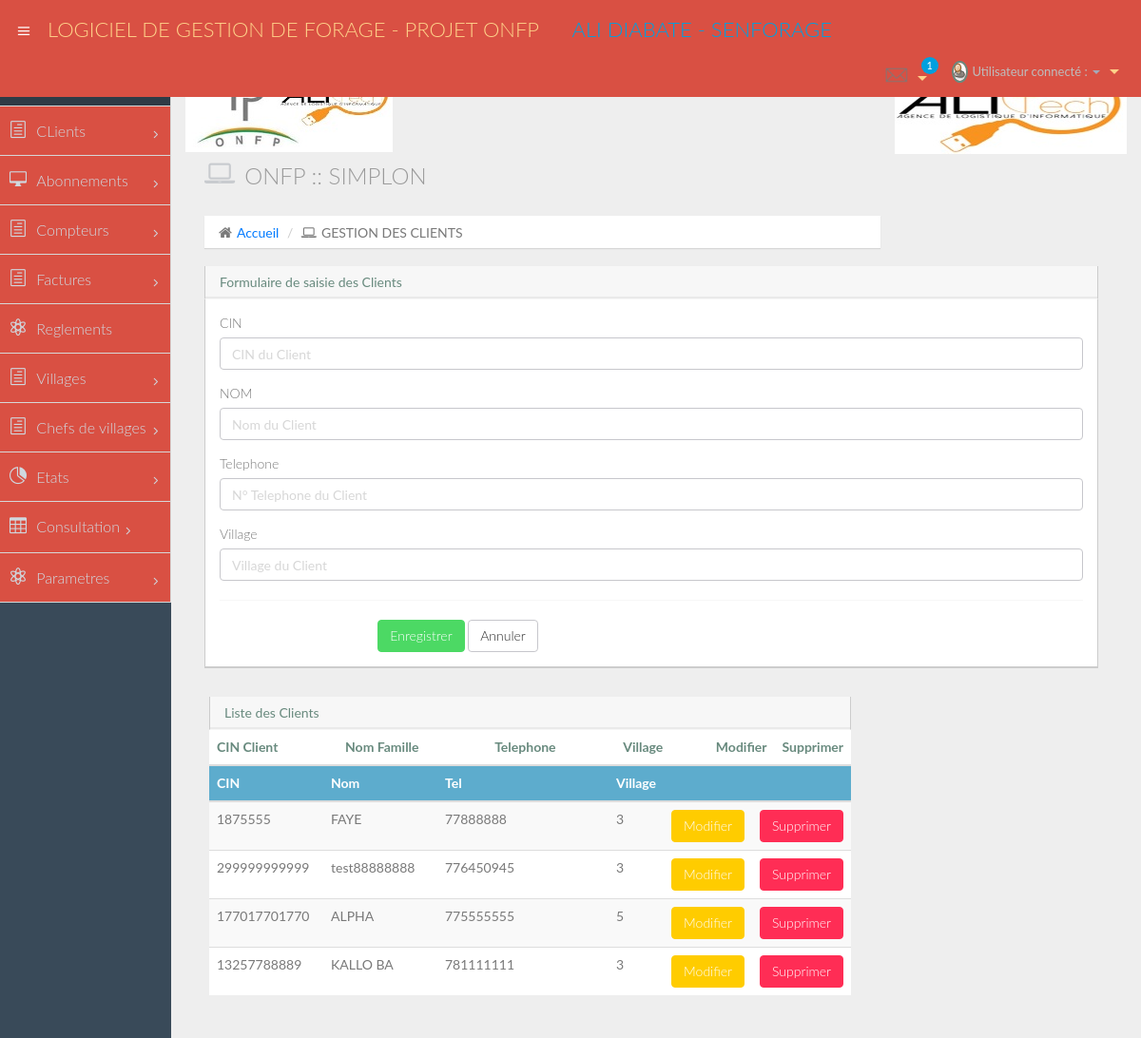
Page /view/client/index.php (signed in) on the committed database.
### tables this page shows
CREATE TABLE `client` (
  `Id` int(11) NOT NULL,
  `CIN` varchar(20) DEFAULT NULL,
  `Nom` varchar(20) NOT NULL,
  `Tel` varchar(9) NOT NULL,
  `IdVillage` int(11) NOT NULL
);

### controller/client.controller.php (called while the page is built, shortened)
<?php
require_once '../../model/client.php';
class clientController{
    public function __CONSTRUCT(){
        $this->model = new client();
    }
    public function Index(){
        require_once '../../view/client/client.php';
    }
}

### model/database.php (called while the page is built)
<?php
class Database
{
    public static function StartUp()
    {
        $pdo = new PDO('mysql:host=localhost;dbname=forage;charset=utf8', 'root', '');
        $pdo->setAttribute(PDO::ATTR_ERRMODE, PDO::ERRMODE_EXCEPTION);
        return $pdo;
    }
}

### model/client.php (called while the page is built, shortened)
<?php
class client
{
	private $pdo;
	public function __CONSTRUCT()
	{
		try
		{
			$this->pdo = Database::StartUp();
		}
		catch(Exception $e)
		{
			die($e->getMessage());
		}
	}
	public function Lister()
	{
		try
		{
			$stm = $this->pdo->prepare("SELECT * FROM client");
			$stm->execute();
			return $stm->fetchAll(PDO::FETCH_OBJ);
		}
		catch(Exception $e)
		{
			die($e->getMessage());
		}
	}
}

### view/client/client.php (the view, shortened to what this page needs)
<!DOCTYPE html>
<html lang="en">
  <head>
    <link href="../../assets/css/bootstrap.min.css" rel="stylesheet">
    <link href="../../assets/css/bootstrap-theme.css" rel="stylesheet">
    <link href="../../assets/css/elegant-icons-style.css" rel="stylesheet" />
    <link href="../../assets/css/font-awesome.min.css" rel="stylesheet" />
    <link href="../../assets/css/style.css" rel="stylesheet">
    <link href="../../assets/css/style-responsive.css" rel="stylesheet" />
	<link href="../../assets/css/jquery-ui-1.10.4.min.css" rel="stylesheet">
	<link href="../../assets/css/sweetalert.css" rel="stylesheet">
  </head>
  <body>
  <section id="container" class="">
       <?php include('../entete.php');?>
      <aside>
          <?php include('../haut.php');?>
      </aside>
      <section id="main-content">
          <section class="wrapper">
             <img src="../../img/dgcpt.jpg" align="middle">
              <img src="../../img/senegal_emergent.jpg" align="right">
			  <div class="row">
				<div class="col-lg-12">
					<h3 class="page-header"><i class="fa fa-laptop"></i> ONFP :: SIMPLON</h3>
					<ol class="breadcrumb">
						<li><i class="fa fa-home"></i><a href="../index.php">Accueil</a></li>
						<li><i class="fa fa-laptop"></i>GESTION DES CLIENTS </li>
					</ol>
				</div>
			</div>
 <div class="row">
                  <div class="col-lg-12">
                      <SECTION class="panel">
                          <HEADER class="panel-heading">
                           Formulaire de saisie des Clients
                         </HEADER>
                          <div class="panel-body">
                             <form id="frm-alumno" action="?c=client&a=Enregistrer" method="post" enctype="multipart/form-data">
                                <div class="form-group">
                                    <label>CIN</label>
                                    <input type="text" name="CIN" value="" class="form-control" placeholder="CIN du Client" required>
                                </div>
                                <div class="form-group">
                                    <label>NOM</label>
                                    <input type="text" name="Nom" value="" class="form-control" placeholder="Nom du Client" required>
                                </div>
                                <div class="form-group">
                                    <label>Telephone</label>
                                    <input type="text" name="Tel" value="" class="form-control" placeholder="N° Telephone du Client" required>
                                </div>
                                <div class="form-group">
                                    <label>Village</label>
                                    <input type="text" name="IdVillage" value="" class="form-control" placeholder="Village du Client" required>
                                </div>
                                <hr />
                                  <div class="form-group">
                                      <div class="col-lg-offset-2 col-lg-10">
                                          <BUTTON type="submit" name="submit" class="btn btn-success">Enregistrer</button>
                                           <a href="index.php" CLASS="btn btn-default">Annuler</a>
                                      </div>
                                  </div>
                              </form>
                          </div>  </div>
<div class="row">
                  <div class="col-lg-12">
                      <section class="panel">
            <header class="panel-heading">
                    Liste des Clients
            </header>
<table class="table table-striped table-advance table-hover">
<thead>
<tr>
    <th >CIN Client</th>
    <th >Nom Famille</th>
    <th >Telephone</th>
    <th >Village</th>
    <th width="53">Modifier</th>
    <th width="57">Supprimer</th>
</tr>
</thead>
<table class="table  table-striped  table-hover" id="tabla">
    <thead>
        <tr>
            <th style="width:120px; background-color: #5DACCD; color:#fff">CIN</th>
            <th style="width:120px; background-color: #5DACCD; color:#fff">Nom</th>
            <th style="width:180px; background-color: #5DACCD; color:#fff">Tel</th>
            <th style=" background-color: #5DACCD; color:#fff">Village</th>
            <th style="width:60px; background-color: #5DACCD; color:#fff"></th>
            <th style="width:60px; background-color: #5DACCD; color:#fff"></th>
        </tr>
    </thead>
    <tbody>
    <?php foreach($this->model->Lister() as $r): ?>
        <tr>
            <td><?php echo $r->CIN; ?></td>
            <td><?php echo $r->Nom; ?></td>
            <td><?php echo $r->Tel; ?></td>
            <td><?php echo $r->IdVillage; ?></td>
            <td>
                <a  class="btn btn-warning" href="?c=client&a=Crud&Id=<?php echo $r->Id; ?>">Modifier</a>
            </td>
            <td>
                <a  class="btn btn-danger" onclick="javascript:return confirm('Voulez vous supprimer cet enregistrement?');" href="?c=client&a=Supprimer&Id=<?php echo $r->Id; ?>">Supprimer</a>
            </td>
        </tr>
    <?php endforeach; ?>
    </tbody>
</table>
</body>
</html>

### view/client/index.php (shortened to what this page needs)
<?php
require_once '../../model/database.php';
if(!isset($_REQUEST['c']))
{
    $controller = new $controller;
    $controller->Index();
}

### view/entete.php (shortened to what this page needs)
<?php
require_once $_SERVER['DOCUMENT_ROOT']. '/forage/model/database.php';
  ?>
 <header class="header red-bg">
            <div class="toggle-nav">
 <div class="icon-reorder tooltips" data-original-title="Toggle Navigation" data-placement="bottom"><i class="icon_menu"></i></div>
            </div>
            <a href="index.php" class="logo">LOGICIEL DE GESTION DE FORAGE - PROJET ONFP <span class="lite">&nbsp;&nbsp;&nbsp;&nbsp; ALI DIABATE - SENFORAGE</span></a>
            <div class="top-nav notification-row">
                <ul class="nav pull-right top-menu">
                    <li id="mail_notificatoin_bar" class="dropdown">
                        <a data-toggle="dropdown" class="dropdown-toggle" href="#">
                            <i class="icon-envelope-l"></i>
                            <span class="badge bg-important">1</span>
                        </a>
                    </li>
                    <li class="dropdown">
                      <a data-toggle="dropdown" class="dropdown-toggle" href="#">
                        <span class="profile-ava">
                          <img alt="" src="../img/auteur.gif">
                        </span>
                        <span class="username">Utilisateur connecté : <?php echo $_SESSION['Id']; ?></span>
                        <b class="caret"></b>
                      </a>
                    </li>
                </ul>
            </div>
      </header>

### view/haut.php (shortened to what this page needs)
<div id="sidebar"  class="nav-collapse ">
              <ul class="sidebar-menu red-bg">
                <li class="active">
                        <A href="/forage/view/accueil.php" >
                          <span>Accueil</span>
                      </a>
				          <li class="sub-menu">
                      <A href="/forage/view/client/index.php" >
                          <i class="icon_document_alt"></i>
                          <span>CLients</span>
                          <span class="menu-arrow arrow_carrot-right"></span>
                      </a>
                  <li class="sub-menu">
                      <A href="/forage/view/abonnement/index.php" >
                          <i class="icon_desktop"></i>
                          <span>Abonnements</span>
                          <span class="menu-arrow arrow_carrot-right"></span>
                      </a>
                  <li class="sub-menu">
                      <A href="/forage/view/compteur/index.php" >
                          <i class="icon_document_alt"></i>
                          <span>Compteurs</span>
                          <span class="menu-arrow arrow_carrot-right"></span>
                      </a>
                  <li>
                  <li class="sub-menu">
                      <A href="/forage/view/facture/index.php" >
                          <i class="icon_document_alt"></i>
                          <span>Factures</span>
                          <span class="menu-arrow arrow_carrot-right"></span>
                      </a>
                  <li>
                      <A href="/forage/view/paiement/index.php" >
                          <i class="icon_genius"></i>
                          <span>Reglements</span>
                      </a>
                  <li class="sub-menu">
                      <A href="/forage/view/village/index.php" >
                          <i class="icon_document_alt"></i>
                          <span>Villages</span>
                          <span class="menu-arrow arrow_carrot-right"></span>
                      </a>
                  <li>
                    <li class="sub-menu">
                      <A href="/forage/view/chefvillage/index.php" >
                          <i class="icon_document_alt"></i>
                          <span>Chefs de villages</span>
                          <span class="menu-arrow arrow_carrot-right"></span>
                      </a>
                  <li>
                  <li class="sub-menu">
                       <A href="javascript:;" >
                          <i class="icon_piechart"></i>
                          <span>Etats</span>
                           <span class="menu-arrow arrow_carrot-right"></span>
                      </a>
                  <li class="sub-menu">
                      <A href="javascript:;" >
                          <i class="icon_table"></i>
                          <span>Consultation</SPA-N>
                          <span class="menu-arrow arrow_carrot-right"></span>
                      </a>
                  <li class="sub-menu">
                      <A href="javascript:;" >
                          <i class="icon_genius"></i>
                          <span>Parametres</span>
                          <span class="menu-arrow arrow_carrot-right"></span>
                      </a>
                  </li>
              </ul>
 </div>

### rows in the picture
client: CIN "1875555", Nom "FAYE", Tel "77888888", IdVillage "3"
client: CIN "299999999999", Nom "test88888888", Tel "776450945", IdVillage "3"
client: CIN "177017701770", Nom "ALPHA", Tel "775555555", IdVillage "5"
client: CIN "13257788889", Nom "KALLO BA", Tel "781111111", IdVillage "3"
